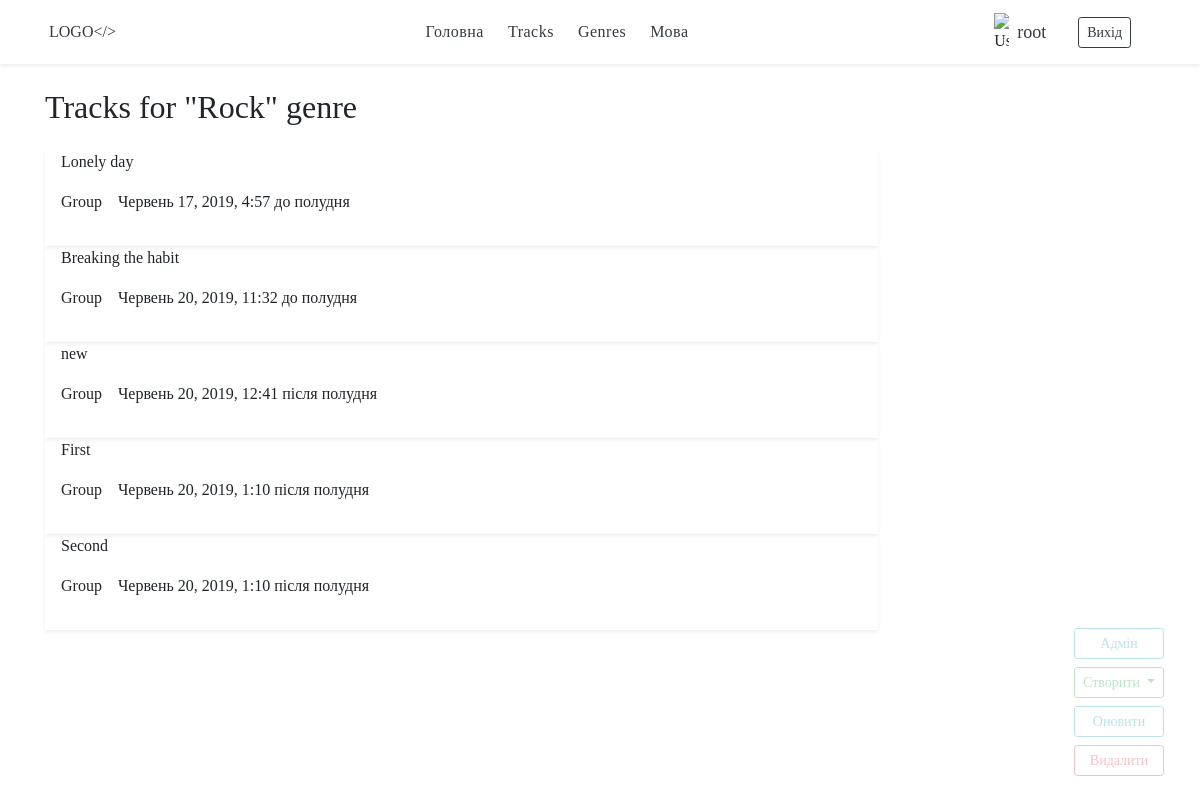
The page /uk/tracks/genre/rock/ (signed in) on the database its author committed.
### tracks/models.py (models this page shows, shortened)
class Genre(models.Model):
    title = models.CharField(max_length=30, unique=True)
    slug = models.SlugField()
    def get_update_url(self):
        return reverse('genre_update_url', kwargs={'slug': self.slug})
    def get_delete_url(self):
        return reverse('genre_delete_url', kwargs={'slug': self.slug})
    class Meta:
        verbose_name_plural = "Genres"

class Tracks(models.Model):
    title = models.CharField(max_length=150, db_index=True)
    slug = models.SlugField()
    performer = models.CharField(max_length=150, db_index=True)
    genres = models.ManyToManyField('Genre', blank=True, related_name='tracks')
    data_pub = models.DateTimeField(auto_now_add=True)
    def get_absolute_url(self):
        return reverse('track_detail_url', kwargs={'slug': self.slug})
    class Meta:
        verbose_name_plural = "Tracks"

### tracks/views.py (the view)
# urls.py: path('genre/<slug>/', GenreDetail.as_view(), name='genre_detail_url'),
class GenreDetail(DetailMixin, View):
    model = Genre
    template = 'tracks/genre_detail.html'

### tracks/utils.py (called while the page is built)
    @method_decorator(login_required(login_url='login'))
    def get(self, request, slug):
        obj = get_object_or_404(self.model, slug__iexact=slug)
        return render(request, self.template,
                      context={self.model.__name__.lower(): obj,
                               'admin_object': obj,
                               'admin_panel_UD': True})

### tracks/templates/tracks/genre_detail.html (shortened to what this page needs)
{% extends 'tracks/base_service.html' %}
{% load i18n %}
{% block content %}
    <div class="track-list container my-3">
        <h2 class="page-name py-2 my-3 w-75">{% trans 'Tracks for'%} "{{ genre.title }}" {% trans 'genre' %}</h2>
        {% for track in genre.tracks.all %}
            {% include 'tracks/includes/base_track_card.html' %}
        {% endfor %}
    </div>
{% endblock %}

### templates/base.html (shortened to what this page needs)
{% load static %}
{% load auth_extras %}
{% load i18n %}
<!doctype html>
<html lang="en">
<head>
    {% load static %}
    <link rel="stylesheet" href="{% static '/css/style.css' %}">
    <link rel="stylesheet" href="https://stackpath.bootstrapcdn.com/bootstrap/4.3.1/css/bootstrap.min.css"
>
</head>
<body>
<nav class="bg-white shadow-sm sticky-top p-1">
    <div class="container mx-auto d-flex justify-content-between align-items-center">
        <a class="menu-logo text-decoration-none text-dark text-uppercase p-1 "
           href="{% url 'tracks_list_url' %}">Logo&lt;/&gt;</a>
        <div class="main-menu d-flex justify-content-around p-1 mx-auto">
            <a class="text-decoration-none text-dark" href="{% url 'top_list_url' %}">{% trans 'Home' %}</a>
            <a class="text-decoration-none text-dark" href="{% url 'tracks_list_url' %}">{% trans 'Tracks' %}</a>
            <a class="text-decoration-none text-dark" href="{% url 'genres_list_url' %}">{% trans 'Genres' %}</a>
            <a class="dropdown-select text-dark text-decoration-none text-capitalize" data-toggle="dropdown"
               aria-haspopup="true"
               aria-expanded="false">
                {% trans 'Lang' %}
            </a>
        </div>
        <div class="user-system">
            {% if user.is_authenticated %}
                <div class="d-flex justify-content-between align-items-center">
                    <img src="/media/images/avatar.svg" alt="{% trans 'Username' %}"
                         style="width: 15px; align-self: center; margin-top:1%;">
                    <a href="" class="mx-2 text-dark text-decoration-none"
                       style="font-size: 18px;">{{ user.get_username }}</a>
                    <a href="{% url 'logout' %}" class="btn btn-outline-dark btn-sm mx-4">{% trans 'Logout' %}</a>
                </div>
            {% else %}
                <a href="{% url 'login' %}" class="btn btn-outline-dark btn-sm">{% trans 'Login' %}</a>
                <a href="{% url 'register' %}" class="btn btn-outline-dark btn-sm">{% trans 'Sign up' %}</a>
            {% endif %}
        </div>
    </div>
</nav>
{% block content %}{% endblock %}
{% if user.is_authenticated %}
    <div class="data_manager d-flex flex-column">
        {% block admin-panel %}
        {% endblock %}
    </div>
{% endif %}
</body>
</html>

### tracks/templates/tracks/includes/base_track_card.html (shortened to what this page needs)
<div class="tracks-card d-flex shadow-sm w-75">
    <div class="tracks_desc">
        <p class="title" onclick="location.href='{{ track.get_absolute_url }}'">{{ track.title }}</p>
        <div class="common_inf d-flex">
            <p class="group mr-3">Group</p>
            <p>{{ track.data_pub }}</p>
        </div>
    </div>
</div>

### static/css/style.css (style rules this page uses)
* { margin: 0; padding: 0; font-family: 'Times New Roman', sans-serif; }
nav { position: relative; z-index: 10; }
nav .main-menu > * { font-weight: 300; letter-spacing: 0.5px; border: 2px solid transparent; padding: 10px; }
.data_manager { position: fixed; bottom: 3vh; right: 3vw; opacity: 0.3; transition: 0.3s all; }

### rows shown on the page
Genre: title "Rock"
Tracks: title "Lonely day", data_pub "Червень 17, 2019, 4:57 до полудня"
Tracks: title "Breaking the habit", data_pub "Червень 20, 2019, 11:32 до полудня"
Tracks: title "new", data_pub "Червень 20, 2019, 12:41 після полудня"
Tracks: title "First", data_pub "Червень 20, 2019, 1:10 після полудня"
Tracks: title "Second", data_pub "Червень 20, 2019, 1:10 після полудня"

### other values the page prints
{{ user.get_username }} "root"
